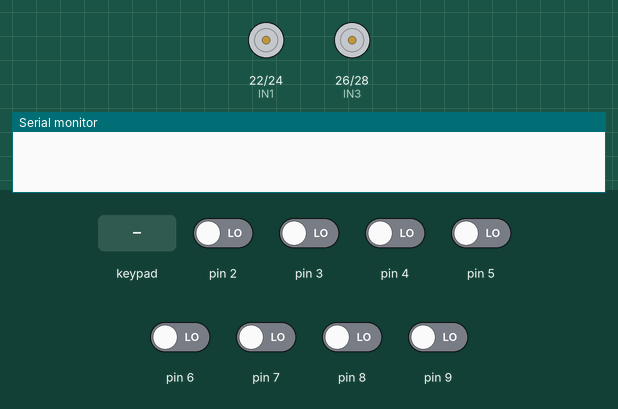
The sketch below on a simulated Arduino Mega 2560, built with avr-gcc and run on an emulated ATmega2560. Parts: motor-driver pin pairs drawn as motors (green arrow = first pin HIGH = forward, orange = second pin HIGH = backward, longer = more drive, scaled by the enable pin), the last lines printed to the serial monitor. Inputs (shaded band) come from the test bench; at power-on: pin 2–9 LOW.

Above: at 1.2 s.
1.3 s: key '1' pressed
2.8 s: pin 2 driven HIGH
At 4.0 s:
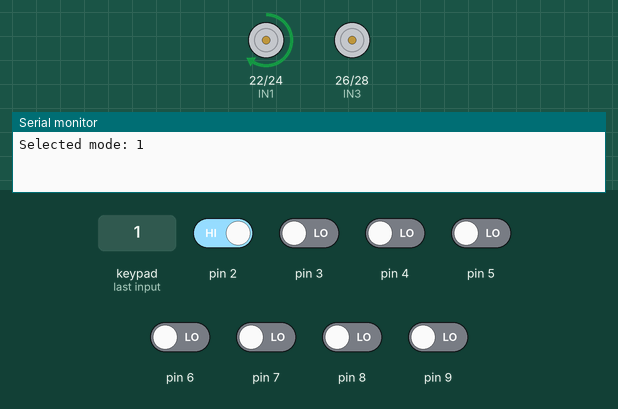
4.3 s: pin 2 driven LOW and pin 5 driven HIGH
At 5.2 s:
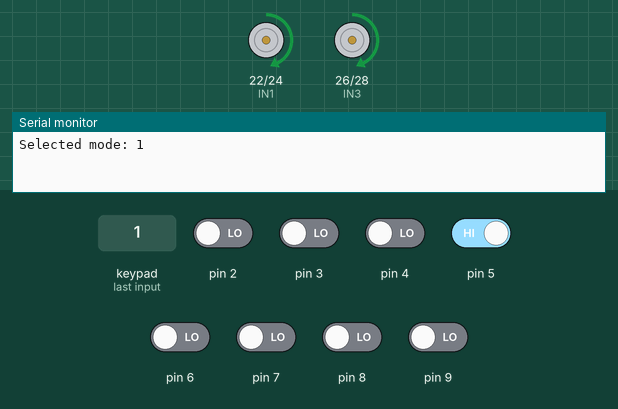
5.8 s: pin 4 driven HIGH
At 6.3 s:
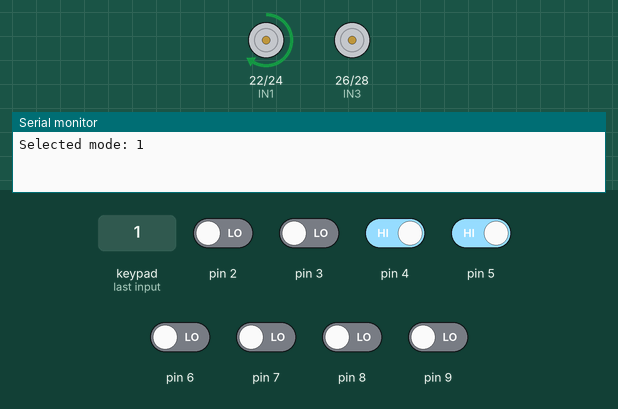
7.3 s: pin 4 driven LOW
At 8.5 s:
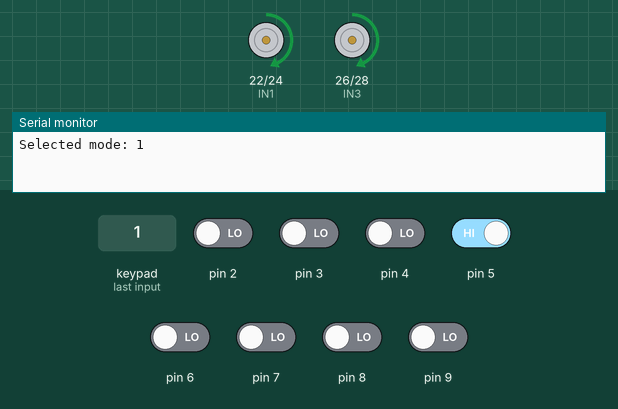
8.8 s: pin 5 driven LOW
At 9.8 s:
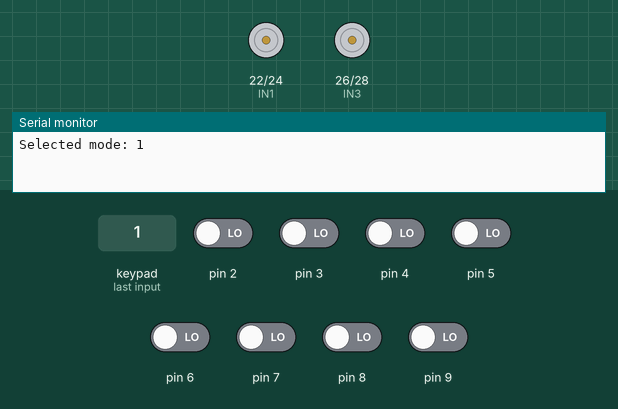
Timing chart, 0 to 11.3 s (numbered marks = the images above; inputs shaded):
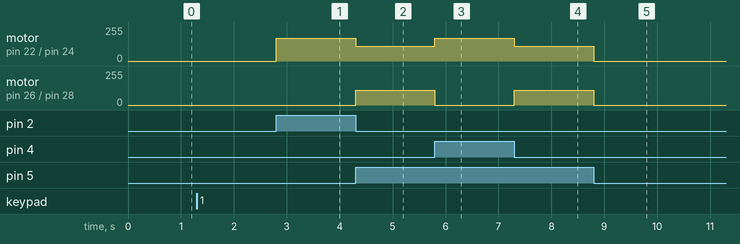

Measured:
- after the input at 2.8 s, motor on pin 22 (IN1) / pin 24 (IN2): stopped → forward 170/255 at once
- after the input at 4.3 s, motor on pin 22 (IN1) / pin 24 (IN2): forward 170/255 → forward 110/255 at once; motor on pin 26 (IN3) / pin 28 (IN4): stopped → forward 110/255 at once
- after the input at 5.8 s, motor on pin 22 (IN1) / pin 24 (IN2): forward 110/255 → forward 170/255 at once; motor on pin 26 (IN3) / pin 28 (IN4): forward 110/255 → stopped at once
- after the input at 7.3 s, motor on pin 22 (IN1) / pin 24 (IN2): forward 170/255 → forward 110/255 at once; motor on pin 26 (IN3) / pin 28 (IN4): stopped → forward 110/255 at once
- after the input at 8.8 s, motor on pin 22 (IN1) / pin 24 (IN2), motor on pin 26 (IN3) / pin 28 (IN4): forward 110/255 → stopped at once

The sketch:

KeypadLineFollow.ino
```cpp
#include <Arduino.h>
#include <Keypad.h>

const byte ROWS = 4; //four rows
const byte COLS = 4; //four columns

char keys[ROWS][COLS] = {
  {'1','2','3','A'},
  {'4','5','6','B'},
  {'7','8','9','C'},
  {'*','0','#','D'}
};

byte rowPins[ROWS] = {53, 51, 48, 47}; // Connect to the row pinouts of the keypad
byte colPins[COLS] = {45, 43, 41, 39}; // Connect to the column pinouts of the keypad

Keypad keypad = Keypad(makeKeymap(keys), rowPins, colPins, ROWS, COLS);

int s1, s2, s3, s4, s5, s6, s7, s8;
const int ENA = 10; // PWM pin for Motor A speed control
const int IN1 = 22; // Motor A input 1
const int IN2 = 24; // Motor A input 2
const int ENB = 11; // PWM pin for Motor B speed control
const int IN3 = 26; // Motor B input 1
const int IN4 = 28; // Motor B input 2

int mode = 0; // Variable to store the selected mode

void setup() {
  pinMode(2, INPUT);
  pinMode(3, INPUT);
  pinMode(4, INPUT);
  pinMode(5, INPUT);
  pinMode(6, INPUT);
  pinMode(7, INPUT);
  pinMode(8, INPUT);
  pinMode(9, INPUT);

  pinMode(IN1, OUTPUT);
  pinMode(IN2, OUTPUT);
  pinMode(IN3, OUTPUT);
  pinMode(IN4, OUTPUT);
  Serial.begin(9600);

  // Wait for serial input to choose mode
}

void loop() {
  char key = keypad.getKey();

  if (key != NO_KEY) {
    if (key == '1' || key == '2') {
      mode = key - '0'; // Convert char to int
      Serial.print("Selected mode: ");
      Serial.println(mode);
    }
  }

  // If mode has been selected, start line following
  if (mode != 0) {
    // Read sensor values
    s1 = digitalRead(2);
    s2 = digitalRead(3);
    s3 = digitalRead(4);
    s4 = digitalRead(5);
    s5 = digitalRead(6);
    s6 = digitalRead(7);
    s7 = digitalRead(8);
    s8 = digitalRead(9);

    // Line following
    lineFollow();
  }
}

void lineFollow() {
  // Black = 1, White = 0

  // Forward
   if (
    ((s1 == 0) && (s2 == 0) && (s3 == 0) && (s4 == 1) && (s5 == 1) && (s6 == 0) && (s7 == 0) && (s8 == 0)) ||
    ((s1 == 0) && (s2 == 0) && (s3 == 0) && (s4 == 1) && (s5 == 0) && (s6 == 0) && (s7 == 0) && (s8 == 0)) ||
    ((s1 == 0) && (s2 == 0) && (s3 == 0) && (s4 == 0) && (s5 == 1) && (s6 == 0) && (s7 == 0) && (s8 == 0)) ||
    ((s1 == 0) && (s2 == 0) && (s3 == 1) && (s4 == 1) && (s5 == 1) && (s6 == 1) && (s7 == 0) && (s8 == 0)) ||
    ((s1 == 0) && (s2 == 1) && (s3 == 1) && (s4 == 1) && (s5 == 1) && (s6 == 1) && (s7 == 1) && (s8 == 0))
  ) {
    forward();
  }
  // Right
  else if (
    ((s1==0)&&(s2==0)&&(s3==0)&&(s4==0)&&(s5==0)&&(s6==0)&&(s7==0)&&(s8==1)) ||
    ((s1==0)&&(s2==0)&&(s3==0)&&(s4==0)&&(s5==0)&&(s6==0)&&(s7==1)&&(s8==1)) ||
    ((s1==0)&&(s2==0)&&(s3==0)&&(s4==0)&&(s5==0)&&(s6==0)&&(s7==1)&&(s8==0)) ||
    ((s1==0)&&(s2==0)&&(s3==0)&&(s4==0)&&(s5==0)&&(s6==1)&&(s7==1)&&(s8==0)) ||
    ((s1==0)&&(s2==0)&&(s3==0)&&(s4==0)&&(s5==0)&&(s6==1)&&(s7==0)&&(s8==0)) ||
    ((s1==0)&&(s2==0)&&(s3==0)&&(s4==0)&&(s5==1)&&(s6==1)&&(s7==0)&&(s8==0)) ||

    ((s1==0)&&(s2==1)&&(s3==1)&&(s4==1)&&(s5==1)&&(s6==1)&&(s7==1)&&(s8==1)) ||
    ((s1==0)&&(s2==0)&&(s3==1)&&(s4==1)&&(s5==1)&&(s6==1)&&(s7==1)&&(s8==1)) ||
    ((s1==0)&&(s2==0)&&(s3==0)&&(s4==1)&&(s5==1)&&(s6==1)&&(s7==1)&&(s8==1)) ||
    ((s1==0)&&(s2==0)&&(s3==0)&&(s4==0)&&(s5==1)&&(s6==1)&&(s7==1)&&(s8==1)) ||
    ((s1==0)&&(s2==0)&&(s3==0)&&(s4==0)&&(s5==0)&&(s6==1)&&(s7==1)&&(s8==1)) ||
    ((s1==0)&&(s2==0)&&(s3==0)&&(s4==0)&&(s5==0)&&(s6==0)&&(s7==1)&&(s8==1)) ||
    ((s1==0)&&(s2==0)&&(s3==0)&&(s4==0)&&(s5==0)&&(s6==0)&&(s7==0)&&(s8==1)) ||
    ((s1==0)&&(s2==0)&&(s3==0)&&(s4==0)&&(s5==0)&&(s6==1)&&(s7==1)&&(s8==0)) ||
    ((s1==0)&&(s2==0)&&(s3==0)&&(s4==0)&&(s5==1)&&(s6==1)&&(s7==0)&&(s8==0)) ||
    ((s1==0)&&(s2==0)&&(s3==0)&&(s4==0)&&(s5==1)&&(s6==1)&&(s7==1)&&(s8==0)) ||
    ((s1==0)&&(s2==0)&&(s3==0)&&(s4==1)&&(s5==1)&&(s6==1)&&(s7==0)&&(s8==0)) ||
    ((s1==0)&&(s2==0)&&(s3==0)&&(s4==1)&&(s5==1)&&(s6==1)&&(s7==1)&&(s8==0)) ||
    ((s1==0)&&(s2==0)&&(s3==1)&&(s4==1)&&(s5==1)&&(s6==1)&&(s7==1)&&(s8==0))
  ) {
    right();
  }
  // Left
  else if (
    ((s1==1)&&(s2==0)&&(s3==0)&&(s4==0)&&(s5==0)&&(s6==0)&&(s7==0)&&(s8==0)) ||
    ((s1==1)&&(s2==1)&&(s3==0)&&(s4==0)&&(s5==0)&&(s6==0)&&(s7==0)&&(s8==0)) ||
    ((s1==0)&&(s2==1)&&(s3==0)&&(s4==0)&&(s5==0)&&(s6==0)&&(s7==0)&&(s8==0)) ||
    ((s1==0)&&(s2==1)&&(s3==1)&&(s4==0)&&(s5==0)&&(s6==0)&&(s7==0)&&(s8==0)) ||
    ((s1==0)&&(s2==0)&&(s3==1)&&(s4==0)&&(s5==0)&&(s6==0)&&(s7==0)&&(s8==0)) ||
    ((s1==0)&&(s2==0)&&(s3==1)&&(s4==1)&&(s5==0)&&(s6==0)&&(s7==0)&&(s8==0)) ||

    ((s1==1)&&(s2==1)&&(s3==1)&&(s4==1)&&(s5==1)&&(s6==1)&&(s7==1)&&(s8==0)) ||
    ((s1==1)&&(s2==1)&&(s3==1)&&(s4==1)&&(s5==1)&&(s6==1)&&(s7==0)&&(s8==0)) ||
    ((s1==1)&&(s2==1)&&(s3==1)&&(s4==1)&&(s5==1)&&(s6==0)&&(s7==0)&&(s8==0)) ||
    ((s1==1)&&(s2==1)&&(s3==1)&&(s4==1)&&(s5==0)&&(s6==0)&&(s7==0)&&(s8==0)) ||
    ((s1==1)&&(s2==1)&&(s3==1)&&(s4==0)&&(s5==0)&&(s6==0)&&(s7==0)&&(s8==0)) ||
    ((s1==1)&&(s2==1)&&(s3==0)&&(s4==0)&&(s5==0)&&(s6==0)&&(s7==0)&&(s8==0)) ||
    ((s1==1)&&(s2==0)&&(s3==0)&&(s4==0)&&(s5==0)&&(s6==0)&&(s7==0)&&(s8==0)) ||
    ((s1==0)&&(s2==1)&&(s3==1)&&(s4==0)&&(s5==0)&&(s6==0)&&(s7==0)&&(s8==0)) ||
    ((s1==0)&&(s2==0)&&(s3==1)&&(s4==1)&&(s5==0)&&(s6==0)&&(s7==0)&&(s8==0)) ||
    ((s1==0)&&(s2==1)&&(s3==1)&&(s4==1)&&(s5==0)&&(s6==0)&&(s7==0)&&(s8==0)) ||
    ((s1==0)&&(s2==0)&&(s3==1)&&(s4==1)&&(s5==1)&&(s6==0)&&(s7==0)&&(s8==0)) ||
    ((s1==0)&&(s2==1)&&(s3==1)&&(s4==1)&&(s5==1)&&(s6==0)&&(s7==0)&&(s8==0)) ||
    ((s1==0)&&(s2==1)&&(s3==1)&&(s4==1)&&(s5==1)&&(s6==1)&&(s7==0)&&(s8==0))
  ) {
    left();
  }
  // Stop
  else if ((s1 == 0) && (s2 == 0) && (s3 == 0) && (s4 == 0) && (s5 == 0) && (s6 == 0) && (s7 == 0) && (s8 == 0)) {
    motor_stop();
  }

  // If all sensors are on the line and a mode has been selected, turn left or right
  if ((s1 == 1) && (s2 == 1) && (s3 == 1) && (s4 == 1) && (s5 == 1) && (s6 == 1) && (s7 == 1) && (s8 == 1)) {
    if (mode == 1) {
      left();
    } else if (mode == 2) {
      right();
    }
  }
}

void forward() {
  digitalWrite(IN1, HIGH);
  digitalWrite(IN2, LOW);
  analogWrite(ENA, 110);
  digitalWrite(IN3, HIGH);
  digitalWrite(IN4, LOW);
  analogWrite(ENB, 110);
}

void right() {
  digitalWrite(IN1, LOW);
  digitalWrite(IN2, LOW);
  analogWrite(ENA, 0);
  digitalWrite(IN3, HIGH);
  digitalWrite(IN4, LOW);
  analogWrite(ENB, 170);
}

void left() {
  digitalWrite(IN1, HIGH);
  digitalWrite(IN2, LOW);
  analogWrite(ENA, 170);
  digitalWrite(IN3, LOW);
  digitalWrite(IN4, LOW);
  analogWrite(ENB, 0);
}

void motor_stop() {
  digitalWrite(IN1, LOW);
  digitalWrite(IN2, LOW);
  analogWrite(ENA, 0);
  digitalWrite(IN3, LOW);
  digitalWrite(IN4, LOW);
  analogWrite(ENB, 0);
}
```
